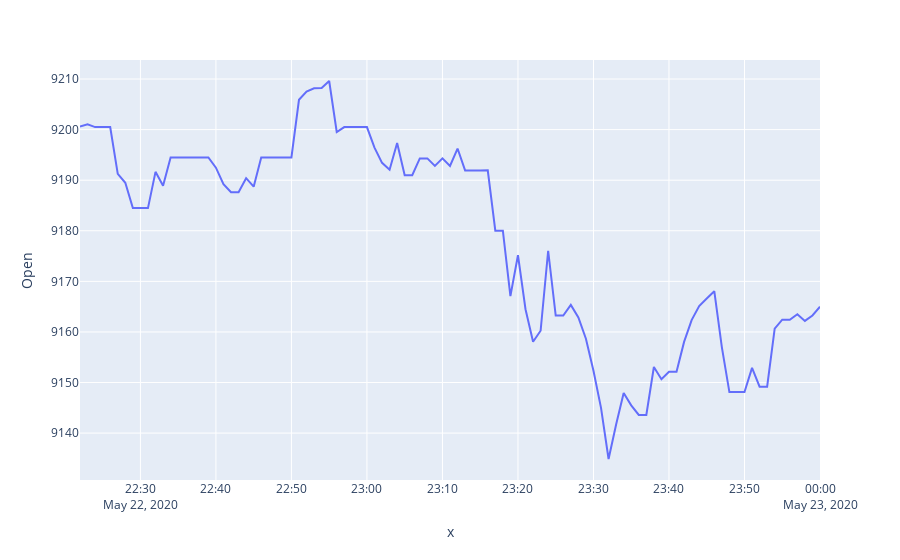
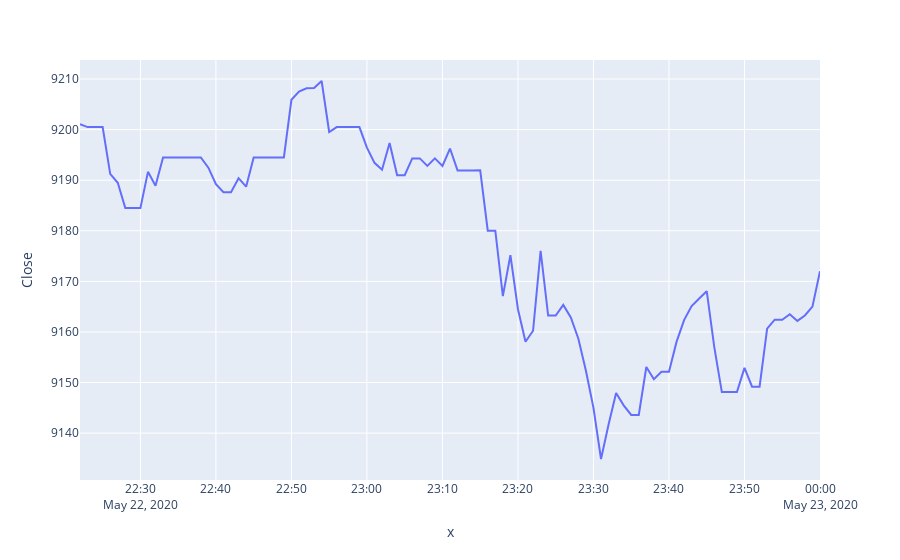
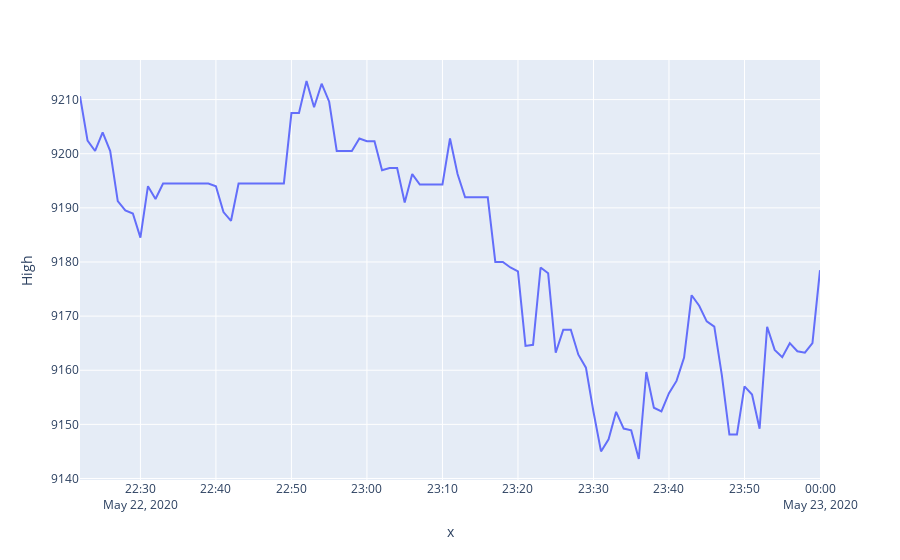
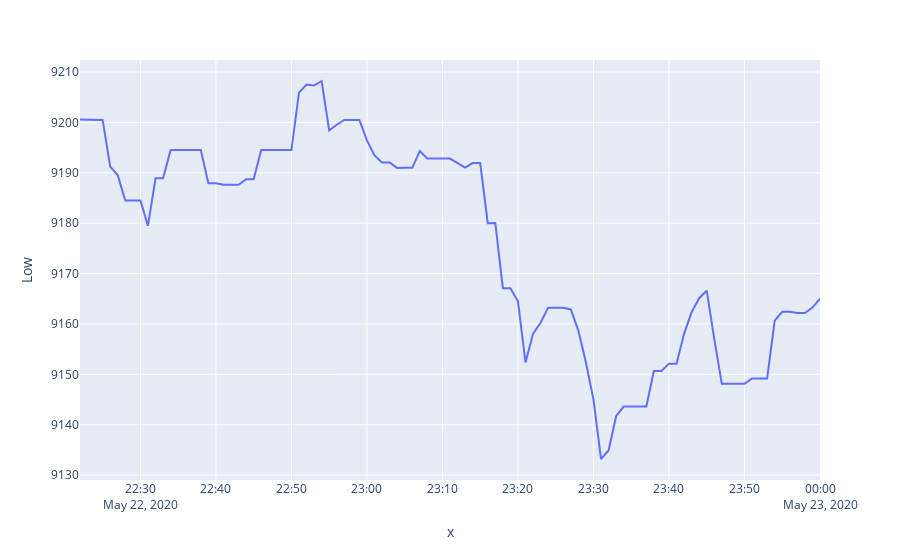

Here is the notebook cell these charts were saved with, in order:
### Code cell
fig_Open = px.line(df_market_100["Open"], x=df_market_100.index, y="Open")
fig_Close = px.line(df_market_100["Close"], x=df_market_100.index, y="Close")
fig_High = px.line(df_market_100["High"], x=df_market_100.index, y="High")
fig_Low = px.line(df_market_100["Low"], x=df_market_100.index, y="Low")
fig_Volume = px.line(df_market_100["Volume"], x=df_market_100.index, y="Volume")

fig_Open.show()
fig_Close.show()
fig_High.show()
fig_Low.show()
fig_Volume.show()
